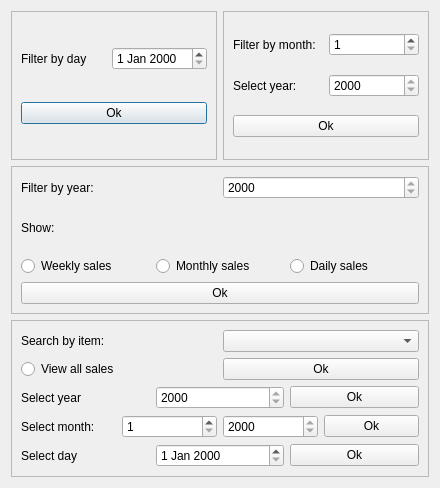
<?xml version="1.0" encoding="UTF-8"?>
<ui version="4.0">
 <class>search_dialog</class>
 <widget class="QDialog" name="search_dialog">
  <property name="geometry">
   <rect>
    <x>0</x>
    <y>0</y>
    <width>440</width>
    <height>488</height>
   </rect>
  </property>
  <property name="windowTitle">
   <string>Dialog</string>
  </property>
  <layout class="QVBoxLayout" name="verticalLayout_5">
   <item>
    <layout class="QHBoxLayout" name="horizontalLayout_5">
     <item>
      <widget class="QFrame" name="frame">
       <property name="frameShape">
        <enum>QFrame::Shape::StyledPanel</enum>
       </property>
       <property name="frameShadow">
        <enum>QFrame::Shadow::Raised</enum>
       </property>
       <layout class="QVBoxLayout" name="verticalLayout">
        <item>
         <layout class="QHBoxLayout" name="horizontalLayout">
          <item>
           <widget class="QLabel" name="label">
            <property name="text">
             <string>Filter by day</string>
            </property>
           </widget>
          </item>
          <item>
           <widget class="QDateEdit" name="search_by_day_filter_spinbox"/>
          </item>
         </layout>
        </item>
        <item>
         <widget class="QPushButton" name="search_by_day_filter_ok_button">
          <property name="text">
           <string>Ok</string>
          </property>
         </widget>
        </item>
       </layout>
      </widget>
     </item>
     <item>
      <widget class="QFrame" name="frame_3">
       <property name="frameShape">
        <enum>QFrame::Shape::StyledPanel</enum>
       </property>
       <property name="frameShadow">
        <enum>QFrame::Shadow::Raised</enum>
       </property>
       <layout class="QVBoxLayout" name="verticalLayout_3">
        <item>
         <layout class="QHBoxLayout" name="horizontalLayout_3">
          <item>
           <widget class="QLabel" name="label_4">
            <property name="text">
             <string>Filter by month:</string>
            </property>
           </widget>
          </item>
          <item>
           <widget class="QSpinBox" name="search_by_month_spinBox">
            <property name="minimum">
             <number>1</number>
            </property>
           </widget>
          </item>
         </layout>
        </item>
        <item>
         <layout class="QHBoxLayout" name="horizontalLayout_4">
          <item>
           <widget class="QLabel" name="label_5">
            <property name="text">
             <string>Select year:</string>
            </property>
           </widget>
          </item>
          <item>
           <widget class="QSpinBox" name="search_by_month_year_spinBox">
            <property name="minimum">
             <number>2000</number>
            </property>
           </widget>
          </item>
         </layout>
        </item>
        <item>
         <widget class="QPushButton" name="search_by_month_ok_button">
          <property name="text">
           <string>Ok</string>
          </property>
         </widget>
        </item>
       </layout>
      </widget>
     </item>
    </layout>
   </item>
   <item>
    <widget class="QFrame" name="frame_2">
     <property name="frameShape">
      <enum>QFrame::Shape::StyledPanel</enum>
     </property>
     <property name="frameShadow">
      <enum>QFrame::Shadow::Raised</enum>
     </property>
     <layout class="QVBoxLayout" name="verticalLayout_2">
      <item>
       <layout class="QHBoxLayout" name="horizontalLayout_2">
        <item>
         <widget class="QLabel" name="label_2">
          <property name="text">
           <string>Filter by year:</string>
          </property>
         </widget>
        </item>
        <item>
         <widget class="QSpinBox" name="search_by_year_spinBox">
          <property name="minimum">
           <number>2000</number>
          </property>
         </widget>
        </item>
       </layout>
      </item>
      <item>
       <widget class="QLabel" name="label_3">
        <property name="text">
         <string>Show:</string>
        </property>
       </widget>
      </item>
      <item>
       <layout class="QHBoxLayout" name="horizontalLayout_6">
        <item>
         <widget class="QRadioButton" name="search_by_year_weekly_radioButton">
          <property name="text">
           <string>Weekly sales</string>
          </property>
         </widget>
        </item>
        <item>
         <widget class="QRadioButton" name="search_by_year_monthly_radioButton">
          <property name="text">
           <string>Monthly sales</string>
          </property>
         </widget>
        </item>
        <item>
         <widget class="QRadioButton" name="search_by_year_daily_radioButton">
          <property name="text">
           <string>Daily sales</string>
          </property>
         </widget>
        </item>
       </layout>
      </item>
      <item>
       <widget class="QPushButton" name="search_by_year_ok_button">
        <property name="text">
         <string>Ok</string>
        </property>
       </widget>
      </item>
     </layout>
    </widget>
   </item>
   <item>
    <widget class="QFrame" name="frame_4">
     <property name="frameShape">
      <enum>QFrame::Shape::StyledPanel</enum>
     </property>
     <property name="frameShadow">
      <enum>QFrame::Shadow::Raised</enum>
     </property>
     <layout class="QVBoxLayout" name="verticalLayout_4">
      <item>
       <layout class="QHBoxLayout" name="horizontalLayout_7">
        <item>
         <widget class="QLabel" name="label_6">
          <property name="text">
           <string>Search by item:</string>
          </property>
         </widget>
        </item>
        <item>
         <widget class="QComboBox" name="search_by_item_comboBox"/>
        </item>
       </layout>
      </item>
      <item>
       <layout class="QHBoxLayout" name="horizontalLayout_8">
        <item>
         <widget class="QRadioButton" name="search_by_item_view_all_radioButton">
          <property name="text">
           <string>View all sales</string>
          </property>
         </widget>
        </item>
        <item>
         <widget class="QPushButton" name="search_by_item_view_all_ok_button">
          <property name="text">
           <string>Ok</string>
          </property>
         </widget>
        </item>
       </layout>
      </item>
      <item>
       <layout class="QHBoxLayout" name="horizontalLayout_9">
        <item>
         <widget class="QLabel" name="label_7">
          <property name="text">
           <string>Select year</string>
          </property>
         </widget>
        </item>
        <item>
         <widget class="QSpinBox" name="search_by_item_year_comboBox">
          <property name="minimum">
           <number>2000</number>
          </property>
         </widget>
        </item>
        <item>
         <widget class="QPushButton" name="search_by_item_year_ok_button">
          <property name="text">
           <string>Ok</string>
          </property>
         </widget>
        </item>
       </layout>
      </item>
      <item>
       <layout class="QHBoxLayout" name="horizontalLayout_10">
        <item>
         <widget class="QLabel" name="label_8">
          <property name="text">
           <string>Select month:</string>
          </property>
         </widget>
        </item>
        <item>
         <widget class="QSpinBox" name="search_by_item_month_spinBox">
          <property name="minimum">
           <number>1</number>
          </property>
          <property name="maximum">
           <number>12</number>
          </property>
         </widget>
        </item>
        <item>
         <widget class="QSpinBox" name="search_by_item_month_year_spinBox">
          <property name="minimum">
           <number>2000</number>
          </property>
         </widget>
        </item>
        <item>
         <widget class="QPushButton" name="search_by_item_month_ok_button">
          <property name="text">
           <string>Ok</string>
          </property>
         </widget>
        </item>
       </layout>
      </item>
      <item>
       <layout class="QHBoxLayout" name="horizontalLayout_11">
        <item>
         <widget class="QLabel" name="label_9">
          <property name="text">
           <string>Select day</string>
          </property>
         </widget>
        </item>
        <item>
         <widget class="QDateEdit" name="search_by_item_day_spinBox"/>
        </item>
        <item>
         <widget class="QPushButton" name="search_by_item_day_ok_button">
          <property name="text">
           <string>Ok</string>
          </property>
         </widget>
        </item>
       </layout>
      </item>
     </layout>
    </widget>
   </item>
  </layout>
 </widget>
 <resources/>
 <connections/>
</ui>
